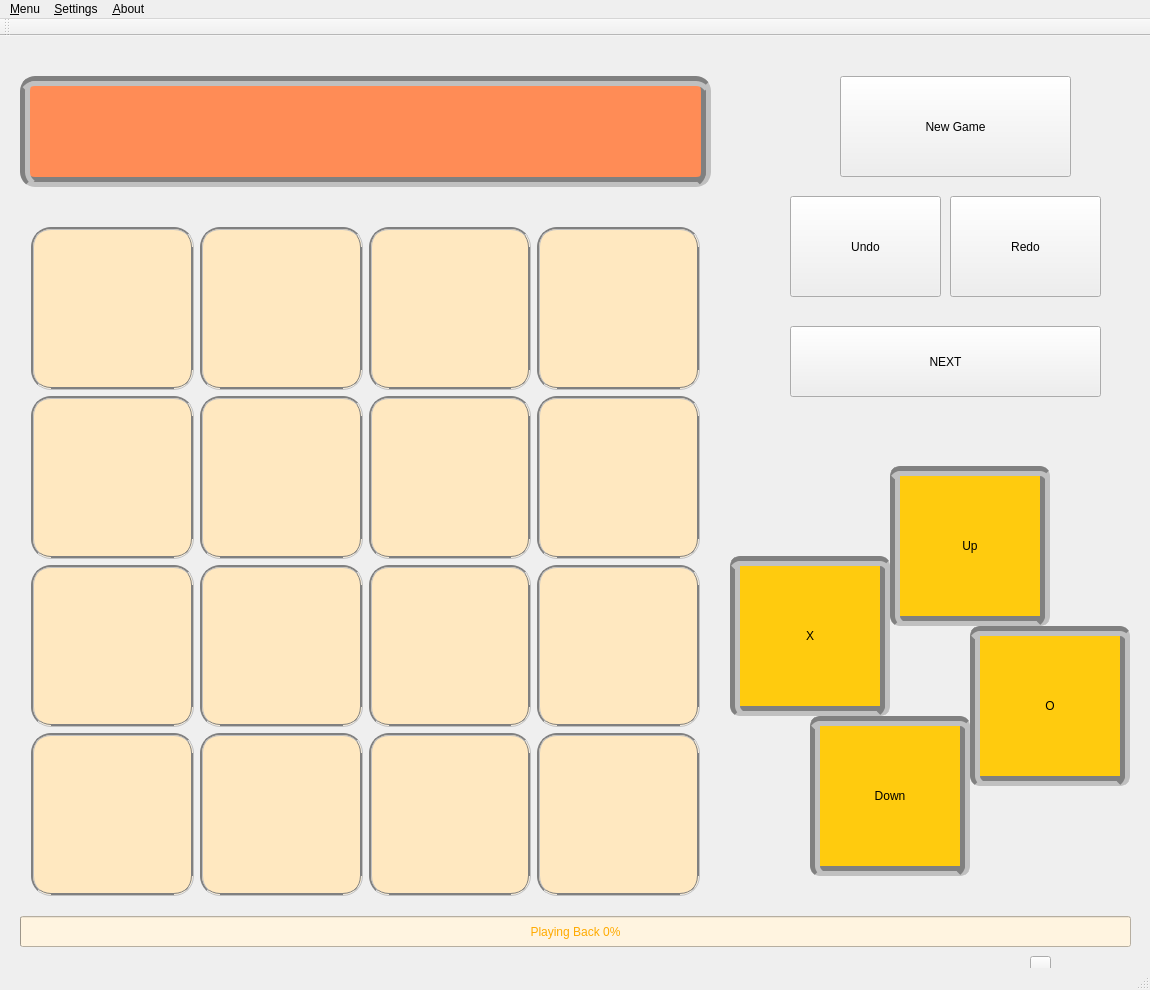
<?xml version="1.0" encoding="UTF-8"?>
<ui version="4.0">
 <class>MainWindow</class>
 <widget class="QMainWindow" name="MainWindow">
  <property name="geometry">
   <rect>
    <x>0</x>
    <y>0</y>
    <width>1150</width>
    <height>990</height>
   </rect>
  </property>
  <property name="minimumSize">
   <size>
    <width>1150</width>
    <height>990</height>
   </size>
  </property>
  <property name="maximumSize">
   <size>
    <width>1150</width>
    <height>990</height>
   </size>
  </property>
  <property name="windowTitle">
   <string>MainWindow</string>
  </property>
  <widget class="QWidget" name="centralWidget">
   <widget class="QPushButton" name="undoButton">
    <property name="geometry">
     <rect>
      <x>790</x>
      <y>160</y>
      <width>151</width>
      <height>101</height>
     </rect>
    </property>
    <property name="styleSheet">
     <string notr="true">font: 75 18pt &quot;CabinSketch&quot;;
background-color: rgb(255, 203, 14);
border-radius: 10px; 
border: 10px groove gray;
border-style: outset;
pressed{background-color:rgb(0, 0, 0);border-style: inset; }</string>
    </property>
    <property name="text">
     <string>Undo</string>
    </property>
   </widget>
   <widget class="QPushButton" name="redoButton">
    <property name="geometry">
     <rect>
      <x>950</x>
      <y>160</y>
      <width>151</width>
      <height>101</height>
     </rect>
    </property>
    <property name="styleSheet">
     <string notr="true">font: 75 18pt &quot;CabinSketch&quot;;
background-color: rgb(255, 203, 14);
border-radius: 10px; 
border: 10px groove gray;
border-style: outset;
pressed{background-color:rgb(0, 0, 0);border-style: inset; }</string>
    </property>
    <property name="text">
     <string>Redo</string>
    </property>
   </widget>
   <widget class="QLabel" name="scoreLabel">
    <property name="geometry">
     <rect>
      <x>20</x>
      <y>40</y>
      <width>691</width>
      <height>111</height>
     </rect>
    </property>
    <property name="styleSheet">
     <string notr="true">color: rgb(0, 0, 0);
font: 75 24pt &quot;CabinSketch&quot;;
background-color: rgb(255, 140, 86);
border-radius: 15px; 
border: 10px groove gray;</string>
    </property>
    <property name="text">
     <string/>
    </property>
   </widget>
   <widget class="QPushButton" name="pushButton_3">
    <property name="geometry">
     <rect>
      <x>1030</x>
      <y>920</y>
      <width>21</width>
      <height>20</height>
     </rect>
    </property>
    <property name="text">
     <string/>
    </property>
   </widget>
   <widget class="QPushButton" name="NewGameButton">
    <property name="geometry">
     <rect>
      <x>840</x>
      <y>40</y>
      <width>231</width>
      <height>101</height>
     </rect>
    </property>
    <property name="styleSheet">
     <string notr="true">font: 75 18pt &quot;CabinSketch&quot;;
background-color: rgb(255, 203, 14);
border-radius: 10px; 
border: 10px groove gray;
border-style: outset;
pressed{background-color:rgb(0, 0, 0);border-style: inset; }</string>
    </property>
    <property name="text">
     <string>New Game</string>
    </property>
   </widget>
   <widget class="QPushButton" name="upButton">
    <property name="geometry">
     <rect>
      <x>890</x>
      <y>430</y>
      <width>160</width>
      <height>160</height>
     </rect>
    </property>
    <property name="minimumSize">
     <size>
      <width>0</width>
      <height>0</height>
     </size>
    </property>
    <property name="styleSheet">
     <string notr="true">font: 75 32pt &quot;CabinSketch&quot;;
background-color: rgb(255, 203, 14);
border-radius: 10px; 
border: 10px groove gray;
</string>
    </property>
    <property name="text">
     <string>Up</string>
    </property>
   </widget>
   <widget class="QPushButton" name="leftButton">
    <property name="geometry">
     <rect>
      <x>730</x>
      <y>520</y>
      <width>160</width>
      <height>160</height>
     </rect>
    </property>
    <property name="styleSheet">
     <string notr="true">font: 75 36pt &quot;CabinSketch&quot;;
background-color: rgb(255, 203, 14);
border-radius: 10px; 
border: 10px groove gray;
</string>
    </property>
    <property name="text">
     <string>X</string>
    </property>
   </widget>
   <widget class="QPushButton" name="rightButton">
    <property name="geometry">
     <rect>
      <x>970</x>
      <y>590</y>
      <width>160</width>
      <height>160</height>
     </rect>
    </property>
    <property name="styleSheet">
     <string notr="true">font: 75 36pt &quot;CabinSketch&quot;;
background-color: rgb(255, 203, 14);
border-radius: 10px; 
border: 10px groove gray;
</string>
    </property>
    <property name="text">
     <string>O</string>
    </property>
   </widget>
   <widget class="QPushButton" name="downButton">
    <property name="geometry">
     <rect>
      <x>810</x>
      <y>680</y>
      <width>160</width>
      <height>160</height>
     </rect>
    </property>
    <property name="styleSheet">
     <string notr="true">font: 75 24pt &quot;CabinSketch&quot;;
background-color: rgb(255, 203, 14);
border-radius: 10px; 
border: 10px groove gray;
</string>
    </property>
    <property name="text">
     <string>Down</string>
    </property>
   </widget>
   <widget class="QWidget" name="gridLayoutWidget_2">
    <property name="geometry">
     <rect>
      <x>20</x>
      <y>180</y>
      <width>691</width>
      <height>691</height>
     </rect>
    </property>
    <layout class="QGridLayout" name="gridLayout">
     <item row="0" column="0">
      <widget class="QLabel" name="L11">
       <property name="styleSheet">
        <string notr="true">color: rgb(208, 104, 0);
border-radius: 20px; 
background-color: rgb(255, 232, 192);
border: 3px groove gray;
font: 75 36pt &quot;CabinSketch&quot;;</string>
       </property>
       <property name="text">
        <string/>
       </property>
       <property name="alignment">
        <set>Qt::AlignCenter</set>
       </property>
      </widget>
     </item>
     <item row="0" column="1">
      <widget class="QLabel" name="L12">
       <property name="styleSheet">
        <string notr="true">color: rgb(208, 104, 0);
border-radius: 20px; 
background-color: rgb(255, 232, 192);
border: 3px groove gray;
font: 75 36pt &quot;CabinSketch&quot;;</string>
       </property>
       <property name="text">
        <string/>
       </property>
       <property name="alignment">
        <set>Qt::AlignCenter</set>
       </property>
      </widget>
     </item>
     <item row="0" column="2">
      <widget class="QLabel" name="L13">
       <property name="styleSheet">
        <string notr="true">color: rgb(208, 104, 0);
border-radius: 20px; 
background-color: rgb(255, 232, 192);
border: 3px groove gray;
font: 75 36pt &quot;CabinSketch&quot;;</string>
       </property>
       <property name="text">
        <string/>
       </property>
       <property name="alignment">
        <set>Qt::AlignCenter</set>
       </property>
      </widget>
     </item>
     <item row="1" column="3">
      <widget class="QLabel" name="L24">
       <property name="styleSheet">
        <string notr="true">color: rgb(208, 104, 0);
border-radius: 20px; 
background-color: rgb(255, 232, 192);
border: 3px groove gray;
font: 75 36pt &quot;CabinSketch&quot;;</string>
       </property>
       <property name="text">
        <string/>
       </property>
       <property name="alignment">
        <set>Qt::AlignCenter</set>
       </property>
      </widget>
     </item>
     <item row="1" column="2">
      <widget class="QLabel" name="L23">
       <property name="styleSheet">
        <string notr="true">color: rgb(208, 104, 0);
border-radius: 20px; 
background-color: rgb(255, 232, 192);
border: 3px groove gray;
font: 75 36pt &quot;CabinSketch&quot;;</string>
       </property>
       <property name="text">
        <string/>
       </property>
       <property name="alignment">
        <set>Qt::AlignCenter</set>
       </property>
      </widget>
     </item>
     <item row="2" column="1">
      <widget class="QLabel" name="L32">
       <property name="styleSheet">
        <string notr="true">color: rgb(208, 104, 0);
border-radius: 20px; 
background-color: rgb(255, 232, 192);
border: 3px groove gray;
font: 75 36pt &quot;CabinSketch&quot;;</string>
       </property>
       <property name="text">
        <string/>
       </property>
       <property name="alignment">
        <set>Qt::AlignCenter</set>
       </property>
      </widget>
     </item>
     <item row="2" column="0">
      <widget class="QLabel" name="L31">
       <property name="styleSheet">
        <string notr="true">color: rgb(208, 104, 0);
border-radius: 20px; 
background-color: rgb(255, 232, 192);
border: 3px groove gray;
font: 75 36pt &quot;CabinSketch&quot;;</string>
       </property>
       <property name="text">
        <string/>
       </property>
       <property name="alignment">
        <set>Qt::AlignCenter</set>
       </property>
      </widget>
     </item>
     <item row="1" column="0">
      <widget class="QLabel" name="L21">
       <property name="styleSheet">
        <string notr="true">color: rgb(208, 104, 0);
border-radius: 20px; 
background-color: rgb(255, 232, 192);
border: 3px groove gray;
font: 75 36pt &quot;CabinSketch&quot;;</string>
       </property>
       <property name="text">
        <string/>
       </property>
       <property name="alignment">
        <set>Qt::AlignCenter</set>
       </property>
      </widget>
     </item>
     <item row="1" column="1">
      <widget class="QLabel" name="L22">
       <property name="styleSheet">
        <string notr="true">color: rgb(208, 104, 0);
border-radius: 20px; 
background-color: rgb(255, 232, 192);
border: 3px groove gray;
font: 75 36pt &quot;CabinSketch&quot;;</string>
       </property>
       <property name="text">
        <string/>
       </property>
       <property name="alignment">
        <set>Qt::AlignCenter</set>
       </property>
      </widget>
     </item>
     <item row="2" column="2">
      <widget class="QLabel" name="L33">
       <property name="styleSheet">
        <string notr="true">color: rgb(208, 104, 0);
border-radius: 20px; 
background-color: rgb(255, 232, 192);
border: 3px groove gray;
font: 75 36pt &quot;CabinSketch&quot;;</string>
       </property>
       <property name="text">
        <string/>
       </property>
       <property name="alignment">
        <set>Qt::AlignCenter</set>
       </property>
      </widget>
     </item>
     <item row="2" column="3">
      <widget class="QLabel" name="L34">
       <property name="styleSheet">
        <string notr="true">color: rgb(208, 104, 0);
border-radius: 20px; 
background-color: rgb(255, 232, 192);
border: 3px groove gray;
font: 75 36pt &quot;CabinSketch&quot;;</string>
       </property>
       <property name="text">
        <string/>
       </property>
       <property name="alignment">
        <set>Qt::AlignCenter</set>
       </property>
      </widget>
     </item>
     <item row="0" column="3">
      <widget class="QLabel" name="L14">
       <property name="styleSheet">
        <string notr="true">color: rgb(208, 104, 0);
border-radius: 20px; 
background-color: rgb(255, 232, 192);
border: 3px groove gray;
font: 75 36pt &quot;CabinSketch&quot;;</string>
       </property>
       <property name="text">
        <string/>
       </property>
       <property name="alignment">
        <set>Qt::AlignCenter</set>
       </property>
      </widget>
     </item>
     <item row="3" column="0">
      <widget class="QLabel" name="L41">
       <property name="styleSheet">
        <string notr="true">color: rgb(208, 104, 0);
border-radius: 20px; 
background-color: rgb(255, 232, 192);
border: 3px groove gray;
font: 75 36pt &quot;CabinSketch&quot;;</string>
       </property>
       <property name="text">
        <string/>
       </property>
       <property name="alignment">
        <set>Qt::AlignCenter</set>
       </property>
      </widget>
     </item>
     <item row="3" column="1">
      <widget class="QLabel" name="L42">
       <property name="styleSheet">
        <string notr="true">color: rgb(208, 104, 0);
border-radius: 20px; 
background-color: rgb(255, 232, 192);
border: 3px groove gray;
font: 75 36pt &quot;CabinSketch&quot;;</string>
       </property>
       <property name="text">
        <string/>
       </property>
       <property name="alignment">
        <set>Qt::AlignCenter</set>
       </property>
      </widget>
     </item>
     <item row="3" column="2">
      <widget class="QLabel" name="L43">
       <property name="styleSheet">
        <string notr="true">color: rgb(208, 104, 0);
border-radius: 20px; 
background-color: rgb(255, 232, 192);
border: 3px groove gray;
font: 75 36pt &quot;CabinSketch&quot;;</string>
       </property>
       <property name="text">
        <string/>
       </property>
       <property name="alignment">
        <set>Qt::AlignCenter</set>
       </property>
      </widget>
     </item>
     <item row="3" column="3">
      <widget class="QLabel" name="L44">
       <property name="styleSheet">
        <string notr="true">color: rgb(208, 104, 0);
border-radius: 20px; 
background-color: rgb(255, 232, 192);
border: 3px groove gray;
font: 75 36pt &quot;CabinSketch&quot;;</string>
       </property>
       <property name="text">
        <string/>
       </property>
       <property name="alignment">
        <set>Qt::AlignCenter</set>
       </property>
      </widget>
     </item>
    </layout>
   </widget>
   <widget class="QProgressBar" name="playBackProgressBar">
    <property name="geometry">
     <rect>
      <x>20</x>
      <y>880</y>
      <width>1111</width>
      <height>31</height>
     </rect>
    </property>
    <property name="styleSheet">
     <string notr="true">color: rgb(255, 170, 0);
background-color: rgb(255, 244, 224);

font: 75 12pt &quot;CabinSketch&quot;;

</string>
    </property>
    <property name="value">
     <number>0</number>
    </property>
    <property name="textVisible">
     <bool>true</bool>
    </property>
    <property name="invertedAppearance">
     <bool>false</bool>
    </property>
    <property name="format">
     <string>Playing Back %p%</string>
    </property>
   </widget>
   <widget class="QPushButton" name="nextButton">
    <property name="geometry">
     <rect>
      <x>790</x>
      <y>290</y>
      <width>311</width>
      <height>71</height>
     </rect>
    </property>
    <property name="styleSheet">
     <string notr="true">font: 75 18pt &quot;CabinSketch&quot;;
background-color: rgb(255, 203, 14);
border-radius: 10px; 
border: 10px groove gray;
border-style: outset;
pressed{background-color:rgb(0, 0, 0);border-style: inset; }</string>
    </property>
    <property name="text">
     <string>NEXT</string>
    </property>
   </widget>
  </widget>
  <widget class="QMenuBar" name="menuBar">
   <property name="geometry">
    <rect>
     <x>0</x>
     <y>0</y>
     <width>1150</width>
     <height>17</height>
    </rect>
   </property>
   <widget class="QMenu" name="menu_Menu">
    <property name="title">
     <string>&amp;Menu</string>
    </property>
    <addaction name="action_New_Game"/>
    <addaction name="separator"/>
    <addaction name="action_Login"/>
    <addaction name="actionLeader_Board"/>
    <addaction name="separator"/>
    <addaction name="action_Play_Back"/>
    <addaction name="separator"/>
    <addaction name="action_Exit"/>
   </widget>
   <widget class="QMenu" name="menu_Settings">
    <property name="title">
     <string>&amp;Settings</string>
    </property>
    <addaction name="separator"/>
    <addaction name="action_Record"/>
    <addaction name="separator"/>
    <addaction name="actionFail_this_Game"/>
   </widget>
   <widget class="QMenu" name="menu_About">
    <property name="title">
     <string>&amp;About</string>
    </property>
   </widget>
   <addaction name="menu_Menu"/>
   <addaction name="menu_Settings"/>
   <addaction name="menu_About"/>
  </widget>
  <widget class="QToolBar" name="mainToolBar">
   <attribute name="toolBarArea">
    <enum>TopToolBarArea</enum>
   </attribute>
   <attribute name="toolBarBreak">
    <bool>false</bool>
   </attribute>
  </widget>
  <widget class="QStatusBar" name="statusBar"/>
  <action name="action_Login">
   <property name="text">
    <string>Log &amp;In</string>
   </property>
  </action>
  <action name="actionLeader_Board">
   <property name="text">
    <string>&amp;Leader Board</string>
   </property>
  </action>
  <action name="action_Play_Back">
   <property name="text">
    <string>&amp;Play Back</string>
   </property>
  </action>
  <action name="actionLog_Out">
   <property name="text">
    <string>Log &amp;Out</string>
   </property>
  </action>
  <action name="action_Exit">
   <property name="text">
    <string>&amp;Exit</string>
   </property>
  </action>
  <action name="actionChoose_UserFile">
   <property name="text">
    <string>Choose &amp;UserFile</string>
   </property>
  </action>
  <action name="actionChoose_TraceFile">
   <property name="text">
    <string>Record</string>
   </property>
  </action>
  <action name="actionSave_TraceFile">
   <property name="text">
    <string>Save TraceFile</string>
   </property>
  </action>
  <action name="action_New_Game">
   <property name="text">
    <string>&amp;New Game</string>
   </property>
  </action>
  <action name="actionFail_this_Game">
   <property name="text">
    <string>End this Game</string>
   </property>
  </action>
  <action name="action_Record">
   <property name="text">
    <string>&amp;Record</string>
   </property>
  </action>
 </widget>
 <layoutdefault spacing="6" margin="11"/>
 <resources/>
 <connections>
  <connection>
   <sender>action_Exit</sender>
   <signal>triggered()</signal>
   <receiver>MainWindow</receiver>
   <slot>close()</slot>
   <hints>
    <hint type="sourcelabel">
     <x>-1</x>
     <y>-1</y>
    </hint>
    <hint type="destinationlabel">
     <x>524</x>
     <y>494</y>
    </hint>
   </hints>
  </connection>
 </connections>
</ui>
